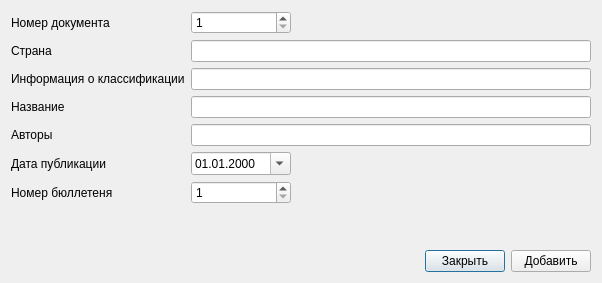
<?xml version="1.0" encoding="UTF-8"?>
<ui version="4.0">
 <class>RefPatentDialog</class>
 <widget class="QDialog" name="RefPatentDialog">
  <property name="geometry">
   <rect>
    <x>0</x>
    <y>0</y>
    <width>637</width>
    <height>293</height>
   </rect>
  </property>
  <property name="windowTitle">
   <string>biblref - Патент</string>
  </property>
  <property name="windowIcon">
   <iconset resource="biblref.qrc">
    <normaloff>:/icons/icons/biblref.png</normaloff>:/icons/icons/biblref.png</iconset>
  </property>
  <layout class="QVBoxLayout" name="verticalLayout">
   <property name="sizeConstraint">
    <enum>QLayout::SetFixedSize</enum>
   </property>
   <item>
    <layout class="QGridLayout" name="gridLayout">
     <item row="0" column="0">
      <widget class="QLabel" name="label_10">
       <property name="text">
        <string>Номер документа</string>
       </property>
      </widget>
     </item>
     <item row="0" column="1">
      <layout class="QHBoxLayout" name="horizontalLayout_4">
       <item>
        <widget class="QSpinBox" name="spinBox_docnumber">
         <property name="minimumSize">
          <size>
           <width>100</width>
           <height>0</height>
          </size>
         </property>
         <property name="maximumSize">
          <size>
           <width>100</width>
           <height>16777215</height>
          </size>
         </property>
         <property name="toolTip">
          <string>0 - не включать информацию о томе в ссылку.</string>
         </property>
         <property name="minimum">
          <number>1</number>
         </property>
         <property name="maximum">
          <number>1000000000</number>
         </property>
         <property name="value">
          <number>1</number>
         </property>
        </widget>
       </item>
       <item>
        <spacer name="horizontalSpacer_4">
         <property name="orientation">
          <enum>Qt::Horizontal</enum>
         </property>
         <property name="sizeHint" stdset="0">
          <size>
           <width>40</width>
           <height>20</height>
          </size>
         </property>
        </spacer>
       </item>
      </layout>
     </item>
     <item row="1" column="0">
      <widget class="QLabel" name="label_2">
       <property name="text">
        <string>Страна</string>
       </property>
      </widget>
     </item>
     <item row="1" column="1">
      <widget class="QLineEdit" name="lineEdit_country">
       <property name="minimumSize">
        <size>
         <width>400</width>
         <height>0</height>
        </size>
       </property>
      </widget>
     </item>
     <item row="2" column="0">
      <widget class="QLabel" name="label_5">
       <property name="text">
        <string>Информация о классификации</string>
       </property>
      </widget>
     </item>
     <item row="2" column="1">
      <widget class="QLineEdit" name="lineEdit_classification">
       <property name="minimumSize">
        <size>
         <width>400</width>
         <height>0</height>
        </size>
       </property>
      </widget>
     </item>
     <item row="3" column="0">
      <widget class="QLabel" name="label">
       <property name="text">
        <string>Название</string>
       </property>
      </widget>
     </item>
     <item row="3" column="1">
      <widget class="QLineEdit" name="lineEdit_title">
       <property name="minimumSize">
        <size>
         <width>400</width>
         <height>0</height>
        </size>
       </property>
      </widget>
     </item>
     <item row="4" column="0">
      <widget class="QLabel" name="label_3">
       <property name="text">
        <string>Авторы</string>
       </property>
      </widget>
     </item>
     <item row="4" column="1">
      <widget class="QLineEdit" name="lineEdit_authors">
       <property name="minimumSize">
        <size>
         <width>400</width>
         <height>0</height>
        </size>
       </property>
       <property name="toolTip">
        <string>Разделитель имен - точка с запятой, разделитель инициалов - пробел.
Пример: А. А. Артемов; A. Petrov</string>
       </property>
      </widget>
     </item>
     <item row="5" column="0">
      <widget class="QLabel" name="label_8">
       <property name="text">
        <string>Дата публикации</string>
       </property>
      </widget>
     </item>
     <item row="5" column="1">
      <layout class="QHBoxLayout" name="horizontalLayout_6">
       <item>
        <widget class="QDateEdit" name="dateEdit">
         <property name="minimumSize">
          <size>
           <width>100</width>
           <height>0</height>
          </size>
         </property>
         <property name="maximumSize">
          <size>
           <width>100</width>
           <height>16777215</height>
          </size>
         </property>
         <property name="displayFormat">
          <string>dd.MM.yyyy</string>
         </property>
         <property name="calendarPopup">
          <bool>true</bool>
         </property>
        </widget>
       </item>
       <item>
        <spacer name="horizontalSpacer_6">
         <property name="orientation">
          <enum>Qt::Horizontal</enum>
         </property>
         <property name="sizeHint" stdset="0">
          <size>
           <width>40</width>
           <height>20</height>
          </size>
         </property>
        </spacer>
       </item>
      </layout>
     </item>
     <item row="6" column="0">
      <widget class="QLabel" name="label_9">
       <property name="text">
        <string>Номер бюллетеня</string>
       </property>
      </widget>
     </item>
     <item row="6" column="1">
      <layout class="QHBoxLayout" name="horizontalLayout_5">
       <item>
        <widget class="QSpinBox" name="spinBox_bullnumber">
         <property name="minimumSize">
          <size>
           <width>100</width>
           <height>0</height>
          </size>
         </property>
         <property name="maximumSize">
          <size>
           <width>100</width>
           <height>16777215</height>
          </size>
         </property>
         <property name="minimum">
          <number>1</number>
         </property>
         <property name="maximum">
          <number>1000000</number>
         </property>
         <property name="value">
          <number>1</number>
         </property>
        </widget>
       </item>
       <item>
        <spacer name="horizontalSpacer_5">
         <property name="orientation">
          <enum>Qt::Horizontal</enum>
         </property>
         <property name="sizeHint" stdset="0">
          <size>
           <width>40</width>
           <height>20</height>
          </size>
         </property>
        </spacer>
       </item>
      </layout>
     </item>
    </layout>
   </item>
   <item>
    <spacer name="verticalSpacer">
     <property name="orientation">
      <enum>Qt::Vertical</enum>
     </property>
     <property name="sizeHint" stdset="0">
      <size>
       <width>20</width>
       <height>40</height>
      </size>
     </property>
    </spacer>
   </item>
   <item>
    <layout class="QHBoxLayout" name="horizontalLayout">
     <item>
      <spacer name="horizontalSpacer">
       <property name="orientation">
        <enum>Qt::Horizontal</enum>
       </property>
       <property name="sizeHint" stdset="0">
        <size>
         <width>40</width>
         <height>20</height>
        </size>
       </property>
      </spacer>
     </item>
     <item>
      <widget class="QPushButton" name="pushButton_close">
       <property name="text">
        <string>Закрыть</string>
       </property>
      </widget>
     </item>
     <item>
      <widget class="QPushButton" name="pushButton_add">
       <property name="text">
        <string>Добавить</string>
       </property>
      </widget>
     </item>
    </layout>
   </item>
  </layout>
 </widget>
 <tabstops>
  <tabstop>spinBox_docnumber</tabstop>
  <tabstop>lineEdit_country</tabstop>
  <tabstop>lineEdit_classification</tabstop>
  <tabstop>lineEdit_title</tabstop>
  <tabstop>lineEdit_authors</tabstop>
  <tabstop>dateEdit</tabstop>
  <tabstop>spinBox_bullnumber</tabstop>
  <tabstop>pushButton_add</tabstop>
  <tabstop>pushButton_close</tabstop>
 </tabstops>
 <resources>
  <include location="biblref.qrc"/>
 </resources>
 <connections>
  <connection>
   <sender>pushButton_close</sender>
   <signal>clicked()</signal>
   <receiver>RefPatentDialog</receiver>
   <slot>hide()</slot>
   <hints>
    <hint type="sourcelabel">
     <x>527</x>
     <y>246</y>
    </hint>
    <hint type="destinationlabel">
     <x>331</x>
     <y>134</y>
    </hint>
   </hints>
  </connection>
 </connections>
</ui>
